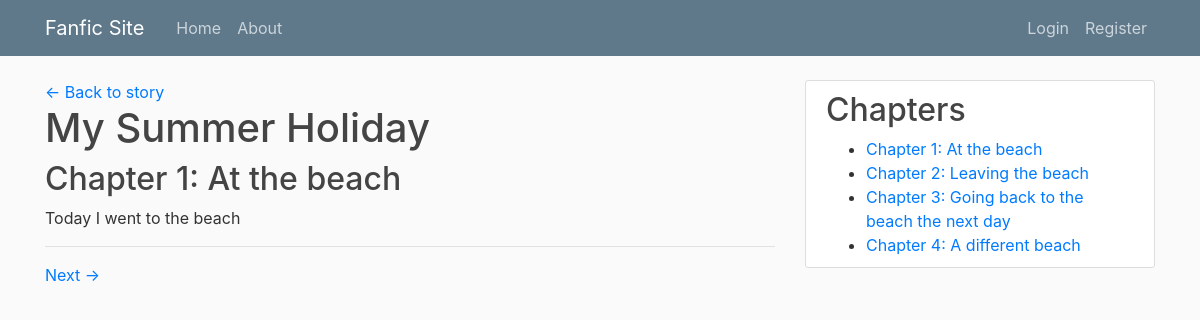
Screenshot of /7/chapters/1/ with the database file from the repository.
### stories/models.py (models this page shows, shortened)
class Chapter(models.Model):
    story = models.ForeignKey(
        Story,
        related_name='chapters',
        on_delete=models.CASCADE
    )
    title = models.CharField(max_length=100)
    content = models.TextField()
    number = models.PositiveIntegerField()
    date_published = models.DateTimeField(default=timezone.now)
    class Meta:
        ordering = ['number']
        unique_together = ('story', 'number')

class Story(models.Model):
    STATUS_CHOICES = [
        ('draft', 'Draft (private)'),
        ('published', 'Published'),
    ]
    title = models.CharField(max_length=100)
    author = models.ForeignKey(User, on_delete=models.CASCADE, related_name='stories')
    summary = models.TextField(max_length=500)
    fandom = models.CharField(max_length=100)
    genre = models.ForeignKey(Genre, on_delete=models.SET_NULL, null=True, related_name='stories')
    rating = models.CharField(max_length=30)
    status = models.CharField(
        max_length=20,
        choices=STATUS_CHOICES,
        default='draft'
    )
    date_published = models.DateTimeField(default=timezone.now)
    cover_image = models.ImageField(upload_to='covers/', blank=True, null=True)

### stories/views.py (the view)
# urls.py: path("<int:story_id>/chapters/<int:number>/", ChapterDetailView.as_view(), name="chapter-detail"),
class ChapterDetailView(DetailView):
    model = Chapter
    template_name = "stories/chapter_detail.html"
    def get_object(self):
        story_id = self.kwargs["story_id"]
        number = self.kwargs["number"]
        return get_object_or_404(
            Chapter,
            story_id=story_id,
            number=number
        )

### stories/templates/stories/chapter_detail.html (shortened to what this page needs)
{% extends "stories/base.html" %}
{% block content %}
<a href="{% url 'story-detail' object.story.id %}">
      ← Back to story
    </a>
<h1> <a class="article-title" href="{% url 'story-detail' object.story.id %}">{{ object.story.title }}</a></h1>
<h2>Chapter {{ object.number }}: {{ object.title }}</h2>
<div>
  {{ object.content|linebreaks }}
</div>
<hr>
<nav>
  {% if object.number < object.story.chapters.count %}
    <a href="{% url 'chapter-detail' object.story.id object.number|add:'1' %}">
      Next →
    </a>
  {% endif %}
</nav>
{% endblock content %}
{% block sidebar %}
<div class="content-section">
        <h2>Chapters</h2>
        <ul>
            {% for chapter in object.story.chapters.all %}
            <li>
                <a href="{% url 'chapter-detail' object.story.id chapter.number %}">
                    Chapter {{ chapter.number }}: {{ chapter.title }}
                </a>
            </li>
            {% empty %}
            <li>No chapters yet.</li>
            {% endfor %}
        </ul>
</div>
{% endblock %}

### stories/static/stories/main.css (style rules this page uses)
body { background: #fafafa; color: #333333; margin-top: 5rem; }
h1, h2, h3, h4, h5, h6 { color: #444444; }
ul { margin: 0; }
.content-section { background: #ffffff; padding: 10px 20px; border: 1px solid #dddddd; border-radius: 3px; margin-bottom: 20px; }
.article-title { color: #444444; }

### rows the page displays
Chapter: story "My Summer Holiday", number "1", title "At the beach", content "Today I went to the beach"
Chapter: number "2", title "Leaving the beach"
Chapter: number "3", title "Going back to the beach the next day"
Chapter: number "4", title "A different beach"
